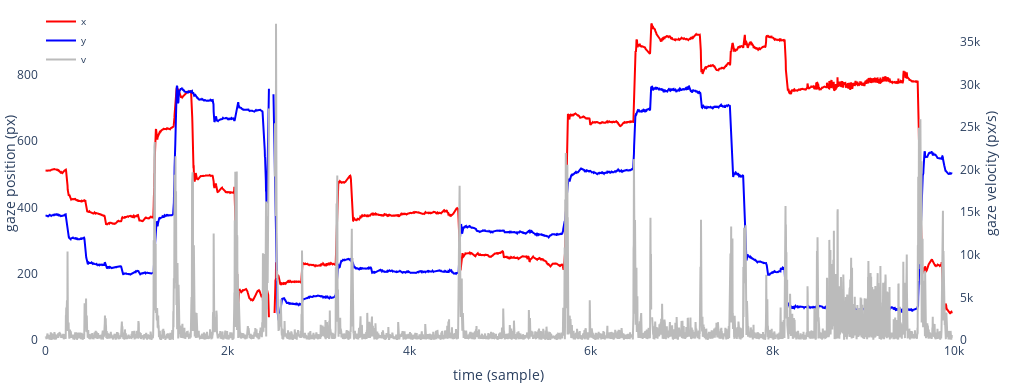

This figure's notebook cell:
### Markdown cell above
#### MIDDLE: Gaze Pixels vs. Time

### Code cell
pixels_vs_time = peyes.visualize.gaze_over_time(
    x=x, y=y, t=t, resolution=resolution, title="Gaze Over Time",
    v=peyes._utils.pixel_utils.calculate_velocities(x, y, t), v_measure='px/s'
)

pixels_vs_time.update_layout(
    paper_bgcolor='rgba(0, 0, 0, 0)',
    plot_bgcolor='rgba(0, 0, 0, 0)',
    height=trajectory.layout.height,
    width=trajectory.layout.width * 2,
    title=None,
    legend=dict(
        font=dict(size=10),
        orientation='v',
        yanchor='top', y=1,
        xanchor='left', x=0,
    ),
    yaxis=dict(
        title=dict(text='gaze position (px)', standoff=0),
        showgrid=True, zeroline=False, showline=True, rangemode='tozero',
    ),
    yaxis2=dict(
        title=dict(text='gaze velocity (px/s)', standoff=0),
        showgrid=False, zeroline=False, showline=True, rangemode='tozero',
    ),
    xaxis=dict(
        showgrid=False, zeroline=False, showline=True,
        range=[-(t.max() - t.min()) / 200, t.max() + (t.max() - t.min()) / 200]
    ),
    margin=dict(l=0, r=0, b=0, t=0, pad=0),
)


save_fig(pixels_vs_time, FIG_ID, 'C', 'pixels-over-time', IS_SUPP)
pixels_vs_time.show()

### Figure 1 — Plotly figure (JSON) as saved in the notebook; plotly's stock layout.template omitted (floating-point values rounded to 4 significant figures; data arrays with more than 128 entries replaced by an {"elided": "..."} marker saying what was removed)
{"data": [{"line": {"color": "#ff0000", "width": 2}, "marker": {"color": "#ff0000", "size": 4}, "mode": "lines", "name": "x", "x": {"elided": "4988 float values"}, "y": {"elided": "4988 float values"}, "type": "scatter", "xaxis": "x", "yaxis": "y"}, {"line": {"color": "#0000ff", "width": 2}, "marker": {"color": "#0000ff", "size": 4}, "mode": "lines", "name": "y", "x": {"elided": "4988 float values"}, "y": {"elided": "4988 float values"}, "type": "scatter", "xaxis": "x", "yaxis": "y"}, {"line": {"color": "#bbbbbb", "width": 2}, "marker": {"color": "#bbbbbb", "size": 4}, "mode": "lines", "name": "v", "x": {"elided": "4988 float values"}, "y": {"elided": "4988 float values"}, "type": "scatter", "xaxis": "x", "yaxis": "y2"}], "layout": {"xaxis": {"anchor": "y", "domain": [0.0, 0.94], "title": {"text": "time (sample)"}, "showgrid": false, "zeroline": false, "showline": true, "range": [-49.88, 10030.0]}, "yaxis": {"anchor": "x", "domain": [0.0, 1.0], "title": {"text": "gaze position (px)", "standoff": 0}, "showgrid": true, "zeroline": false, "showline": true, "rangemode": "tozero"}, "yaxis2": {"anchor": "x", "overlaying": "y", "side": "right", "scaleanchor": "y", "scaleratio": 0.02571, "constraintoward": "bottom", "title": {"text": "gaze velocity (px/s)", "standoff": 0}, "showgrid": false, "zeroline": false, "showline": true, "rangemode": "tozero"}, "title": {}, "legend": {"font": {"size": 10}, "orientation": "v", "yanchor": "top", "y": 1, "xanchor": "left", "x": 0}, "margin": {"l": 0, "r": 0, "b": 0, "t": 0, "pad": 0}, "paper_bgcolor": "rgba(0, 0, 0, 0)", "plot_bgcolor": "rgba(0, 0, 0, 0)", "height": 384, "width": 1024}}
